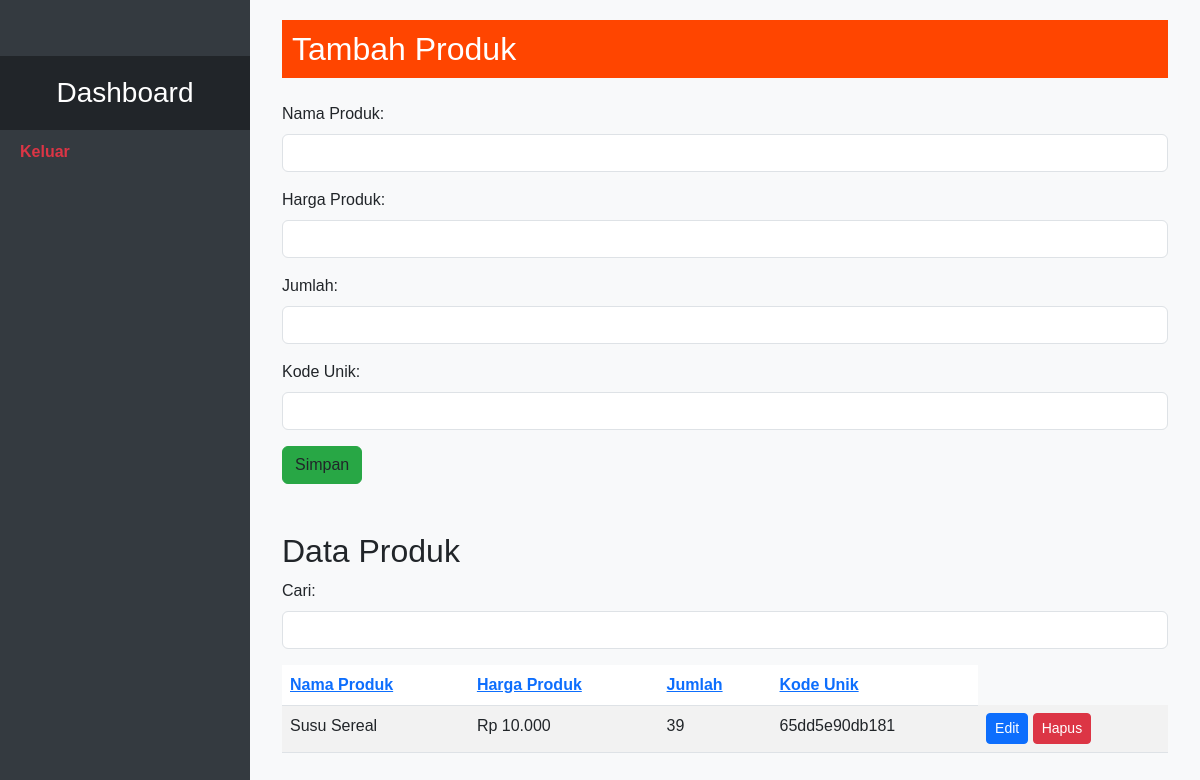
Screenshot of /pages/product/index.php with the database file from the repository.
### tables this page shows
CREATE TABLE `products` (
  `id` int(20) NOT NULL,
  `nama_produk` varchar(40) DEFAULT NULL,
  `harga_produk` int(20) DEFAULT NULL,
  `created_at` timestamp NOT NULL DEFAULT current_timestamp(),
  `updated_at` timestamp NULL DEFAULT NULL,
  `jumlah` int(20) NOT NULL,
  `kode_unik` varchar(255) DEFAULT NULL,
  `status` enum('tersedia','tidak tersedia') NOT NULL
);

### pages/product/index.php (the view, shortened to what this page needs)
<?php
include_once '../../db/db_config.php';
$query = "SELECT * FROM products";
$result = mysqli_query($conn, $query);
$rows = [];
while ($row = mysqli_fetch_assoc($result)) {
    $rows[] = $row;
}
$edit_nama_produk = '';
$edit_harga_produk = '';
$edit_jumlah = '';
$edit_kode_unik = '';
$sort = isset($_GET['sort']) ? $_GET['sort'] : 'nama_produk';
$order = isset($_GET['order']) ? $_GET['order'] : 'asc';
?>
<!DOCTYPE html>
<html lang="en">
<head>
    <link href="https://cdn.jsdelivr.net/npm/bootstrap@5.3.0-alpha1/dist/css/bootstrap.min.css" rel="stylesheet">
    <link rel="stylesheet" href="../../assets/style/sidebar.css">
    <link rel="stylesheet" href="../../assets/style/product.css">
</head>
<body>
    <?php include '../sidebar.php' ?>
    <div class="container-fluid">
        <div class="content">
            <div class="container">
                <div class="form-container">
                    <h2 class="mb-4"><?php echo isset($_GET['id']) ? 'Edit Produk' : 'Tambah Produk'; ?></h2>
                    <form action="<?php echo $_SERVER['PHP_SELF']; ?>" method="post">
                        <div class="mb-3">
                            <label for="nama_produk" class="form-label">Nama Produk:</label>
                            <input type="text" name="nama_produk" class="form-control" value="<?php echo $edit_nama_produk; ?>" required>
                        </div>
                        <div class="mb-3">
                            <label for="harga_produk" class="form-label">Harga Produk:</label>
                            <input type="text" id="inputHarga" name="harga_produk" class="form-control" value="<?php echo $edit_harga_produk; ?>" required>
                        </div>
                        <div class="mb-3">
                            <label for="jumlah" class="form-label">Jumlah:</label>
                            <input type="number" name="jumlah" class="form-control" value="<?php echo $edit_jumlah; ?>" required>
                        </div>
                        <div class="mb-3">
                            <label for="kode_unik" class="form-label">Kode Unik:</label>
                            <input type="text" name="kode_unik" class="form-control" value="<?php echo $edit_kode_unik; ?>" required>
                        </div>
                        <?php if (isset($_GET['id'])) : ?>
                            <button type="submit" name="edit" class="btn btn-edit-produk">Simpan</button>
                            <a href="<?php echo $_SERVER['PHP_SELF']; ?>" class="btn btn-batal-edit-produk">Batal Edit</a>
                        <?php else : ?>
                            <button type="submit" name="tambah" class="btn btn-tambah-produk">Simpan</button>
                        <?php endif; ?>
                    </form>
                </div>
                <div class="table-container">
                    <h2 class="mt-5">Data Produk</h2>
                    <div class="mb-3">
                        <label for="search" class="form-label">Cari:</label>
                        <input type="text" id="search" class="form-control">
                    </div>
                    <table class="table table-striped mt-3">
                        <thead>
                            <tr>
                        <th scope="col">
                            <a href="#" onclick="sortTable(0)">Nama Produk <?php echo ($sort === 'nama_produk') ? ($order === 'asc' ? '<i class="bi bi-caret-up-fill"></i>' : '<i class="bi bi-caret-down-fill"></i>') : ''; ?></a>
                        </th>
                        <th scope="col">
                            <a href="#" onclick="sortTable(1)">Harga Produk <?php echo ($sort === 'harga_produk') ? ($order === 'asc' ? '<i class="bi bi-caret-up-fill"></i>' : '<i class="bi bi-caret-down-fill"></i>') : ''; ?></a>
                        </th>
                        <th scope="col">
                            <a href="#" onclick="sortTable(2)">Jumlah <?php echo ($sort === 'jumlah') ? ($order === 'asc' ? '<i class="bi bi-caret-up-fill"></i>' : '<i class="bi bi-caret-down-fill"></i>') : ''; ?></a>
                        </th>
                        <th scope="col">
                            <a href="#" onclick="sortTable(3)">Kode Unik <?php echo ($sort === 'kode_unik') ? ($order === 'asc' ? '<i class="bi bi-caret-up-fill"></i>' : '<i class="bi bi-caret-down-fill"></i>') : ''; ?></a>
                        </th>
                            </tr>
                        </thead>
                    <tbody>
                        <?php
                        $search = isset($_GET['search']) ? $_GET['search'] : '';
                        $rows_filtered = array_filter($rows, function($row) use ($search) {
                            return stripos($row['nama_produk'], $search) !== false ||
                                stripos($row['kode_unik'], $search) !== false;
                        });
                        $sort = isset($_GET['sort']) ? $_GET['sort'] : 'nama_produk';
                        $order = isset($_GET['order']) ? $_GET['order'] : 'asc';
                        usort($rows_filtered, function($a, $b) use ($sort, $order) {
                            return $order === 'asc' ? $a[$sort] <=> $b[$sort] : $b[$sort] <=> $a[$sort];
                        });
                        foreach ($rows_filtered as $row) :
                        ?>
                        <tr>
                            <td><?php echo $row['nama_produk']; ?></td>
                            <td>Rp <?php echo number_format($row['harga_produk'], 0, ',', '.'); ?></td>
                            <td><?php echo $row['jumlah']; ?></td>
                            <td><?php echo $row['kode_unik']; ?></td>
                            <td>
                                <?php
                                $self = $_SERVER['PHP_SELF'];
                                $id = $row['id'];
                                $edit_link = "$self?id=$id";
                                $delete_link = "$self?hapus=$id";
                                ?>
                                <a href="<?php echo $edit_link; ?>" class="btn btn-sm btn-primary">Edit</a>
                                <a href="<?php echo $delete_link; ?>" class="btn btn-sm btn-danger">Hapus</a>
                            </td>
                        </tr>
                        <?php endforeach; ?>
                    </tbody>
                </table>
                </div>
            </div>
        </div>
    </div>
</body>
</html>

### Assets/style/sidebar.css (style rules this page uses)
.content { margin-left: 250px; padding: 20px; }

### Assets/style/product.css (style rules this page uses)
body { margin: 0; padding: 0; font-family: Arial, sans-serif; background-color: #f8f9fa; }
.container-fluid { padding-left: 0; padding-right: 0; overflow-x: hidden; }
.btn-tambah-produk { background-color: #28a745; border-color: #28a745; }
.mb-4 { background-color: orangered; color: #fff; padding: 10px; }

### rows the page displays
products: nama_produk "Susu Sereal", harga_produk "10.000", jumlah "39", kode_unik "65dd5e90db181"
